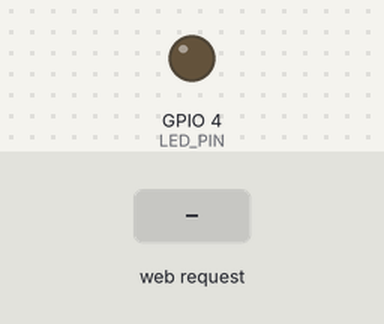
Recording of a program running on a simulated ESP32. On the bench: output pins drawn as LEDs (lit = HIGH). The test bench sets the inputs (shaded band). WiFi joins after 1.5 s; servers stay silent unless stated; storage starts empty; the camera gives no picture; not simulated (calls return 0 or success): secrets.h; what the program prints to the serial monitor is not drawn.

Above: at 3.5 s.
3.6 s: HTTP request GET /led/toggle received
At 4.2 s:
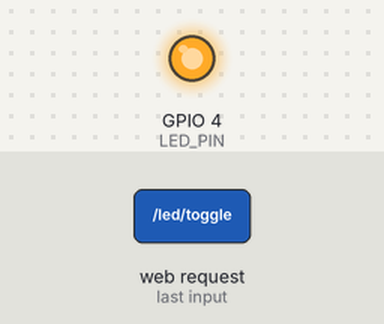
5.1 s: HTTP request GET /index.html received
6.6 s: HTTP request GET /style.css received
Timing chart, 0 to 9.6 s (numbered marks = the images above; inputs shaded):
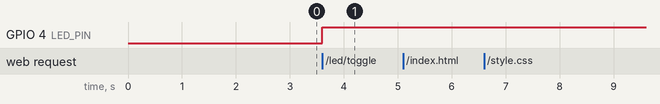

The program:

main.cpp
```cpp
#include "esp_camera.h"
#include <WiFi.h>
#include <WebServer.h>
#include "FS.h"
#include "SPIFFS.h"
#include "secrets.h"

// --- Pin definitions (AI Thinker) ---
#define PWDN_GPIO_NUM     32
#define RESET_GPIO_NUM    -1
#define XCLK_GPIO_NUM      0
#define SIOD_GPIO_NUM     26
#define SIOC_GPIO_NUM     27

#define Y9_GPIO_NUM       35
#define Y8_GPIO_NUM       34
#define Y7_GPIO_NUM       39
#define Y6_GPIO_NUM       36
#define Y5_GPIO_NUM       21
#define Y4_GPIO_NUM       19
#define Y3_GPIO_NUM       18
#define Y2_GPIO_NUM        5
#define VSYNC_GPIO_NUM    25
#define HREF_GPIO_NUM     23
#define PCLK_GPIO_NUM     22

// --- LED Pin ---
#define LED_PIN 4
#define LED_MODE LOW

// --- HTTP-Server ---
WiFiServer server(80);

// --- Camera Init (unchanged) ---
bool initCamera() {
  camera_config_t config;
  config.ledc_channel = LEDC_CHANNEL_0;
  config.ledc_timer = LEDC_TIMER_0;
  config.pin_d0 = Y2_GPIO_NUM;
  config.pin_d1 = Y3_GPIO_NUM;
  config.pin_d2 = Y4_GPIO_NUM;
  config.pin_d3 = Y5_GPIO_NUM;
  config.pin_d4 = Y6_GPIO_NUM;
  config.pin_d5 = Y7_GPIO_NUM;
  config.pin_d6 = Y8_GPIO_NUM;
  config.pin_d7 = Y9_GPIO_NUM;
  config.pin_xclk = XCLK_GPIO_NUM;
  config.pin_pclk = PCLK_GPIO_NUM;
  config.pin_vsync = VSYNC_GPIO_NUM;
  config.pin_href = HREF_GPIO_NUM;
  config.pin_sccb_sda = SIOD_GPIO_NUM;
  config.pin_sccb_scl = SIOC_GPIO_NUM;
  config.pin_pwdn = PWDN_GPIO_NUM;
  config.pin_reset = RESET_GPIO_NUM;
  config.xclk_freq_hz = 23000000;
  config.pixel_format = PIXFORMAT_JPEG;

  config.frame_size = FRAMESIZE_QVGA;
  config.jpeg_quality = 20;
  config.fb_count = 2;

  if (esp_camera_init(&config) != ESP_OK) {
    Serial.println("Camera init failed");
    return false;
  }
  return true;
}

// --- Hilfsfunktionen zum Serven ---
void serveIndex(WiFiClient *client) {
  File file = SPIFFS.open("/index.html");
  if (!file) {
    client->println("HTTP/1.1 500 Internal Server Error\r\n\r\n");
    return;
  }

  client->println("HTTP/1.1 200 OK");
  client->println("Content-Type: text/html\r\n\r\n");

  while (file.available()) {
    uint8_t buf[256];
    size_t len = file.read(buf, sizeof(buf));
    client->write(buf, len);
  }
  file.close();
}

void serveCSS(WiFiClient *client) {
  File css = SPIFFS.open("/style.css");
  if (!css) {
    client->println("HTTP/1.1 404 Not Found\r\n\r\n");
    return;
  }
  client->println("HTTP/1.1 200 OK");
  client->println("Content-Type: text/css\r\n\r\n");
  while (css.available()) {
    uint8_t buf[256];
    size_t len = css.read(buf, sizeof(buf));
    client->write(buf, len);
  }
  css.close();
}

// --- LED toggle (HTTP) ---
void ledToggleResponse(WiFiClient *client) {
  // Toggle LED
  digitalWrite(LED_PIN, digitalRead(LED_PIN) == LOW ? HIGH : LOW);

  // Send minimal response
  client->println("HTTP/1.1 200 OK\r\nContent-Type: text/plain\r\n\r\nLED toggled");
}

// --- Stream senden (läuft im Client-Task) ---
void handleStreamClient(WiFiClient *client) {
  const char* boundary = "frame";
  String header = "HTTP/1.1 200 OK\r\n"
                  "Content-Type: multipart/x-mixed-replace; boundary=" + String(boundary) + "\r\n\r\n";
  client->print(header);

  while (client->connected()) {
    camera_fb_t * fb = esp_camera_fb_get();
    if (!fb) {
      Serial.println("Camera frame failed");
      break;
    }

    // multipart boundary + headers
    client->printf("--%s\r\n", boundary);
    client->println("Content-Type: image/jpeg");
    client->printf("Content-Length: %u\r\n\r\n", (unsigned)fb->len);
    client->write(fb->buf, fb->len);
    client->print("\r\n");

    esp_camera_fb_return(fb);

    // sehr kurzes delay um FreeRTOS anderen Tasks CPU zu geben
    vTaskDelay(10 / portTICK_PERIOD_MS);
  }
}

// --- Client-Task: behandelt genau einen Client-Request ---
void clientTask(void * parameter) {
  WiFiClient *client = (WiFiClient*) parameter;
  if (!client) {
    vTaskDelete(NULL);
    return;
  }

  // Wir lesen Header nicht-blockierend bis zum Header-Ende "\r\n\r\n" oder Timeout
  String req = "";
  unsigned long start = millis();
  while (millis() - start < 2000) { // max 2s zum Empfang der Anfrage
    while (client->available()) {
      char c = client->read();
      req += c;
      // End of headers?
      if (req.endsWith("\r\n\r\n")) break;
    }
    if (req.endsWith("\r\n\r\n")) break;
    vTaskDelay(5 / portTICK_PERIOD_MS); // CPU freigeben
  }

  // Fallback: falls komplett leer, beenden
  if (req.length() == 0) {
    client->stop();
    delete client;
    vTaskDelete(NULL);
    return;
  }

  // Bestimme Pfad (sehr einfaches Parsen)
  String firstLine = req.substring(0, req.indexOf("\r\n"));
  // Beispiel: "GET /stream HTTP/1.1"
  String method = firstLine.substring(0, firstLine.indexOf(' '));
  String path = "/";
  int firstSpace = firstLine.indexOf(' ');
  if (firstSpace >= 0) {
    int secondSpace = firstLine.indexOf(' ', firstSpace + 1);
    if (secondSpace > firstSpace) {
      path = firstLine.substring(firstSpace + 1, secondSpace);
    }
  }

  Serial.printf("Client request: %s %s\n", method.c_str(), path.c_str());

  // Route
  if (method == "GET" && (path == "/" || path == "/index.html")) {
    serveIndex(client);
    client->stop();
  }
  else if (method == "GET" && path == "/style.css") {
    serveCSS(client);
    client->stop();
  }
  else if (method == "GET" && path == "/led/toggle") {
    ledToggleResponse(client);
    client->stop();
  }
  else if (method == "GET" && path == "/stream") {
    // Stream bleibt solange verbunden wie der Client will
    handleStreamClient(client);
    client->stop();
  }
  else {
    // 404
    client->println("HTTP/1.1 404 Not Found\r\nContent-Type: text/plain\r\n\r\nNot found");
    client->stop();
  }

  // Aufräumen und Task beenden
  delete client;
  vTaskDelete(NULL);
}

// --- Server-Task: akzeptiert Clients und startet je Client eine Task ---
void serverTask(void * parameter) {
  server.begin();
  Serial.println("HTTP-Server is running on port 80 (serverTask)");

  for (;;) {
    WiFiClient client = server.available();
    if (client) {
      // neuen Heap-Client anlegen für Task-Parameter
      WiFiClient *clientPtr = new WiFiClient(client);
      // Erstelle Client-Task (Stack-Size größer für Kamera-Streaming)
      // 8192 ist ein sicherer Wert für Stream-Tasks; ggf. anpassen wenn Speichermangel
      BaseType_t ok = xTaskCreate(
        clientTask,          // Funktion
        "clientTask",        // Name
        8192,                // Stack size
        (void*)clientPtr,    // Parameter
        1,                   // Priority
        NULL                 // Handle
      );
      if (ok != pdPASS) {
        Serial.println("Failed to create clientTask - rejecting client");
        client.stop();
        delete clientPtr;
      }
    }
    vTaskDelay(10 / portTICK_PERIOD_MS); // kurz warten, damit nicht busy-loop
  }
}

// ----------------------------- Setup / Loop -----------------------------
void setup() {
  Serial.begin(115200);
  delay(500);
  Serial.println("\nStart ESP32-CAM...");

  if (!SPIFFS.begin(true)) {
    Serial.println("SPIFFS couldn't be started!");
    while (true) delay(1000);
  }

  if (!initCamera()) {
    Serial.println("Camera couldn't be initialised!");
    while (true) delay(1000);
  }

  WiFi.begin(ssid, password);
  Serial.print("Connecting to WiFi.");
  Serial.println(ssid);

  while (WiFi.status() != WL_CONNECTED) {
    Serial.print(".");
    delay(500);
  }

  Serial.println("\nConnected to WIFI!");
  Serial.print("IP-Adresse: ");
  Serial.println(WiFi.localIP());

  pinMode(LED_PIN, OUTPUT);
  digitalWrite(LED_PIN, LED_MODE);

  // Server-Task starten (nicht auf spezifischen Core pinnen)
  xTaskCreate(
    serverTask,
    "serverTask",
    4096,    // Server benötigt weniger Stack
    NULL,
    1,
    NULL
  );

  // loop() kann leer bleiben - FreeRTOS Tasks übernehmen die Arbeit
}

void loop() {
}
```

Measured:
- after the input at 3.6 s, GPIO 4 (LED_PIN): LOW → HIGH at once
- after the input at 5.1 s, every drawn part: stays the same
- after the input at 6.6 s, every drawn part: stays the same
